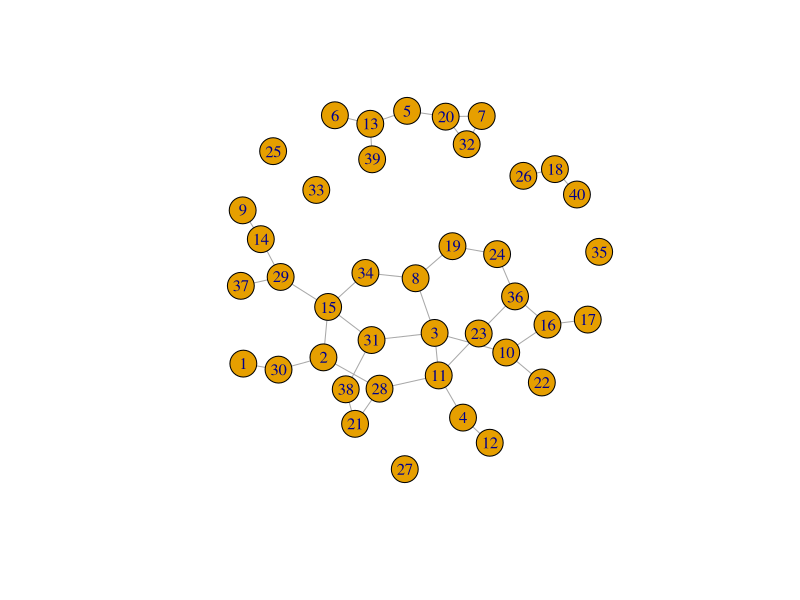
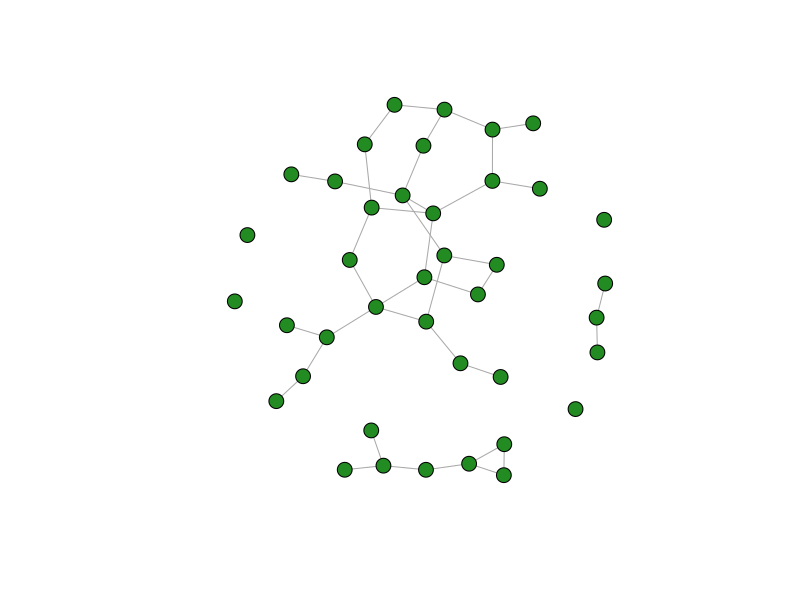
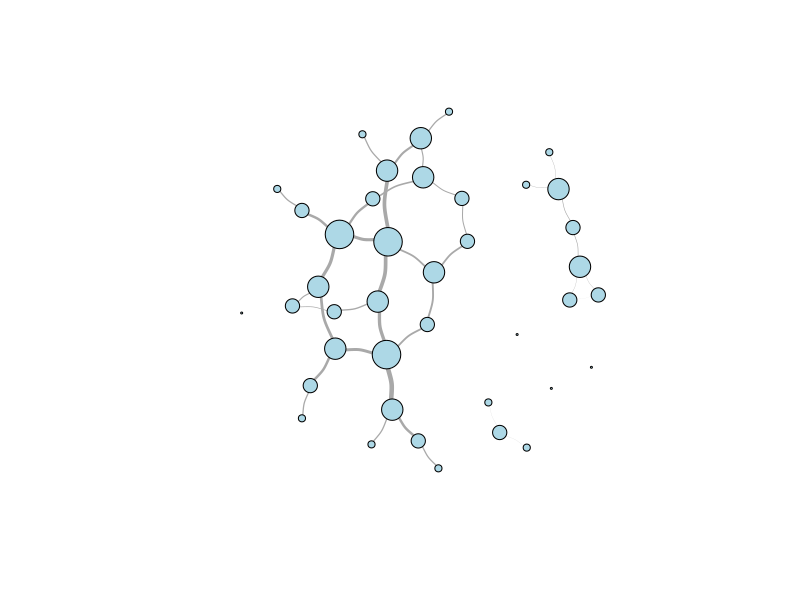
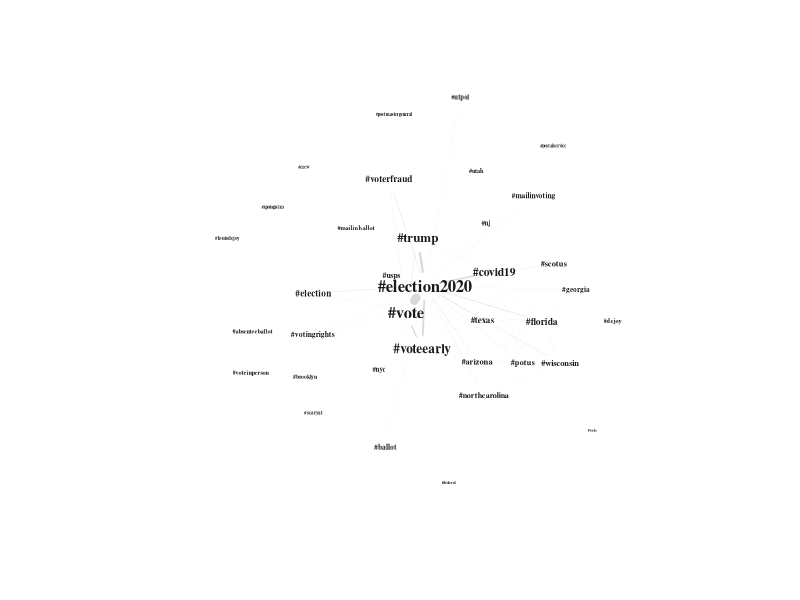

Write the R code that produced these figures, in order.
## ---- chunk 1
knitr::opts_chunk$set(echo = TRUE, warning = FALSE, error = FALSE)
## ---- chunk 2
library(readxl)
library(dplyr)
library(stringr)
library(tidyr)
library(igraph)
library(Matrix)

lab <- read_excel("../data/lab.xlsx") %>% 
  rename_all(~str_replace_all(., "\\s+", "")) # Remove whitespace from variable names

# Let's take a look!
glimpse(lab)
## ---- chunk 3
covid_tweets <- lab %>% 
  filter(str_detect(FullText, "(?i:(#?covid-?(19)?)|(corona(virus)?)|(pandemic))"))

# Let's take a look!
covid_tweets %>% 
  select(FullText) %>% 
  head()
## ---- chunk 4
edges <- lab %>%
  select(V1 = Author, V2 = MentionedAuthors) %>%
  separate_rows(V2, sep = ", ") %>%                   # Possibly >1 edge per tweet
  mutate(V2 = str_replace_all(V2, "@", ""))           # Consistent formatting for Node IDs

# Let's take a look!
head(edges)
## ---- chunk 5
weighted_edges <- edges %>% 
  count(V1, V2, name = "weight")

# Let's take a look!
head(weighted_edges)
## ---- chunk 6
mention_graph <- graph_from_data_frame(weighted_edges, directed = TRUE) %>%
  delete_vertices("NA")  # igraph interprets missing values as a string

# Let's take a look!
E(mention_graph) %>% head()
## ---- chunk 7
nodes <- lab %>%
  select(id = Author, verified = TwitterVerified, 
         followers = TwitterFollowers, region = Region) %>%
  mutate(verified = as.logical(verified),
         region = as.factor(region))

# Also need to make sure that mentioned users are included, 
# even though we do not have data for them
mentioned_nodes <- lab %>%
  select(id = MentionedAuthors) %>%
  mutate(id = str_replace_all(id, "@", "")) %>%
  separate_rows(id, sep = ", ")

nodes <- nodes %>% 
  bind_rows(mentioned_nodes) %>%
  distinct(id, .keep_all = T) %>%
  arrange(id) %>%
  .[-1,]          # Remove empty row created by isolates

# Before adding variables to the graph object, check and make sure that the lists line up
cbind(names(V(mention_graph)), nodes$id) %>% head()
vcount(mention_graph) == nrow(nodes)

# If the above checks out, set vertex attributes from the node list
mention_graph <- mention_graph %>%
  set_vertex_attr("verified", index = V(mention_graph), nodes$verified) %>%
  set_vertex_attr("followers", index = V(mention_graph), nodes$followers) %>%
  set_vertex_attr("region", index = V(mention_graph), nodes$region)

# Let's take a look!
vertex.attributes(mention_graph) %>% glimpse()
## ---- chunk 8
mention_matrix <- as_adjacency_matrix(mention_graph)

# Let's take a look!
mention_matrix[0:10, 0:10]
## ---- chunk 9
htags <- lapply(lab$Hashtags, str_split, pattern = ", ")
htags <- lapply(htags, unlist, recursive = F)

# Credit to Martin Stefan for the matrix generation code below 
# [https://tinyurl.com/7sd76m8p]

# First create a list of unique tags in the dataset to set the dimensions of the matrix
utags <- unique(unlist(htags))

htag_matrix <- matrix(0, length(utags), length(utags))
rownames(htag_matrix) <- utags
colnames(htag_matrix) <- utags

# Then, iterate through the list of tweets and add to the adjacency matrix
for(t in 1:length(htags)) {
  tags <- htags[[t]]
  
  if(length(tags) == 1) next()
  
  htag_matrix[tags, tags] <- htag_matrix[tags, tags] + 1
}

# Set the diagonal of the matrix to 0 (hashtags are not adjacent to themselves)
diag(htag_matrix) <- 0

# Create graph object
htag_graph <- graph_from_adjacency_matrix(htag_matrix, mode = "undirected", 
                                          weighted = TRUE)

# Let's take a look!
htag_graph[1:10, 1:10]
## ---- chunk 10
htag_list <- as_adj_list(htag_graph)

# Let's take a look!
htag_list %>% head(3)
## ---- chunk 11
# Combine hashtag lists from multiple tweets by the same user
htag_uses <- lab %>%
  select(user = Author, htags = Hashtags) %>%
  group_by(user) %>% mutate(htags = paste(htags, collapse = ", "),
                            htags = str_split(htags, ", ")) %>%
  rowwise() %>% mutate(htags = list(unique(htags)),
                       htags = list(sort(htags))) %>%
  distinct()

# Convert the nested list to a matrix
htag_uses_matrix <- htag_uses %>%
  unnest(htags) %>%
  table() %>% unclass() %>% Matrix()

# Convert into a graph object
htag_uses_graph <- graph_from_incidence_matrix(htag_uses_matrix, mode = "out")

# Let's take a look!
E(htag_uses_graph) %>% head(20)
## ---- chunk 12
# Generate an Erdos-Renyi random graph with 40 nodes and a density of 0.05
# (By default; feel free to change the parameters below)
er_density <- 0.05
er_vcount <- 40
er_ecount <- (er_vcount * (er_vcount-1) / 2) * er_density
er_graph <- sample_gnm(n = er_vcount, m = er_ecount)

# Produce a plot with default settings
plot(er_graph)

# Adjust layout (using Fruchterman-Reingold algorithm and basic aesthetics)
plot(er_graph, 
     layout = layout_with_fr,
     vertex.label = NA,
     vertex.size = 8,
     vertex.color = "forestgreen")

# Set aesthetics based on graph attributes
V(er_graph)$size <- degree(er_graph)*4
E(er_graph)$width <- edge.betweenness(er_graph, directed = F) * 0.05

plot(er_graph, 
     layout = layout_with_fr,
     vertex.label = NA,
     vertex.color = "lightblue", 
     edge.curved = 0.2)
## ---- chunk 13
# This function returns a list of graphs by default
usps_ego_graph <- make_ego_graph(htag_graph, nodes = "#usps")[[1]]

# Scale labels to eigenvector centrality and edges to weight
V(usps_ego_graph)$label.cex <- eigen_centrality(usps_ego_graph)$vector^0.2
E(usps_ego_graph)$width <- E(usps_ego_graph)$weight*0.01

# Create a layout with custom parameters
l <- layout_with_lgl(usps_ego_graph, root = "#usps")
l <- norm_coords(l, ymin = -1, ymax = 1, xmin = -1, xmax = 1)


plot(usps_ego_graph, 
     layout = l,
     rescale = F,
     vertex.shape = "none",
     vertex.label.color = "gray10",
     vertex.label.font = 2,
     edge.color = "gray85")
## ---- chunk 14
saveRDS(mention_graph, file = "../data/mention_graph.RDS")
saveRDS(htag_graph, file = "../data/htag_graph.RDS")
saveRDS(htag_uses_graph, file = "../data/htag_uses_graph.RDS")
